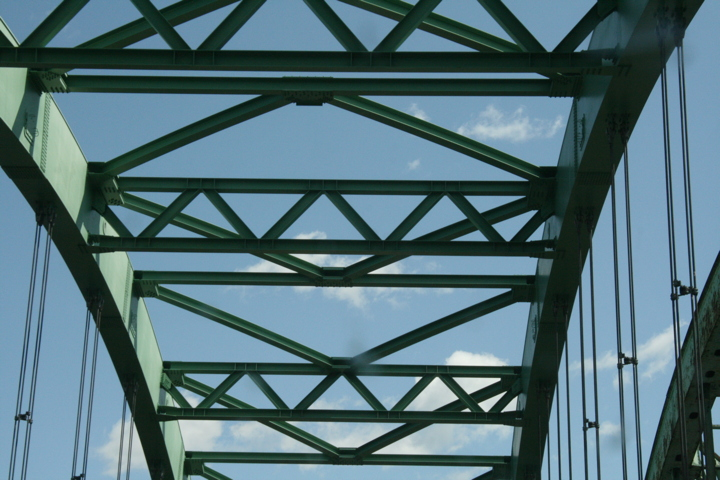
#> input picture lab8/solution/data/green-bridge.jpg, 720 x 480 px
$ python p4.py
#> lines starting #> are read from the running program, lines starting #| are printed output that depends on the picture; long printed decimals are rounded
#--
# p4.py
# find contours in image
# @author: letsios, sklar
# @created: 28 Jan 2021
#--

import numpy as np
import imageio
import matplotlib.pyplot as plt
import skimage.color as color
import skimage.filters as filters
import skimage.measure as measure


#-read image from a file into an image object named 'im'
im = imageio.imread( '../data/green-bridge.jpg' )
#> im is the input picture: shape (480, 720, 3); mean R, G, B 83, 112.2, 120.3

#-convert the image to greyscale
img = color.rgb2gray( im )
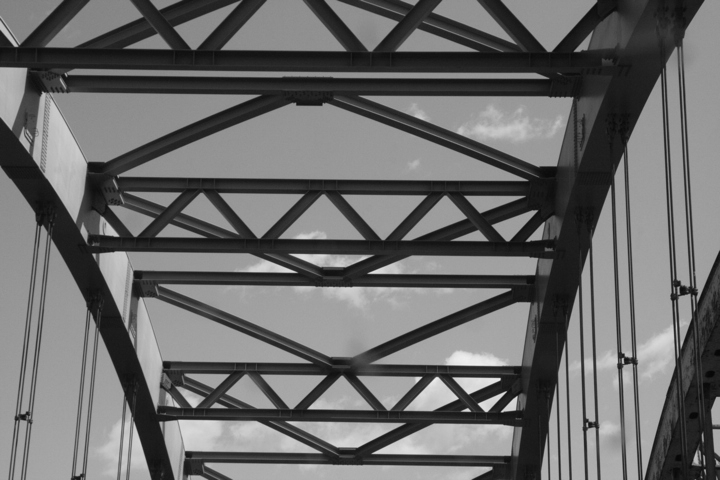
#> img: shape (480, 720) float64; min 0.0244, max 0.943, mean 0.418

#-find a good threshold value
threshold = filters.threshold_otsu( img )
#> threshold = 0.389
print('Otsu method threshold = ', threshold)
#| Otsu method threshold =  0.3888

#-find contours at the threshold value found above
contours = measure.find_contours( img, threshold )
#> contours = 466 point arrays, longest 1301 points

#-plot the results
fig, (ax0, ax1, ax2) = plt.subplots( nrows=1, ncols=3, figsize=(8, 3), sharex=True, sharey=True )

ax0.imshow( im )
ax0.axis( 'off' )
ax0.set_title( 'original image' )

ax1.imshow( img, cmap=plt.cm.gray, interpolation='nearest' )
ax1.axis( 'off' )
ax1.set_title( 'greyscale image' )

for n, contour in enumerate( contours ):
    ax2.plot( contour[:,1], contour[:,0], 'k-', linewidth=2 )
#> this loop made 466 passes
#> contour on pass 5: [[0, 241.3], [0.446, 241], [0, 240.2]]
ax2.axis( 'off' )
ax2.set_title( 'image contours' )

fig.tight_layout()

plt.savefig( '../images/mycontours.png' )
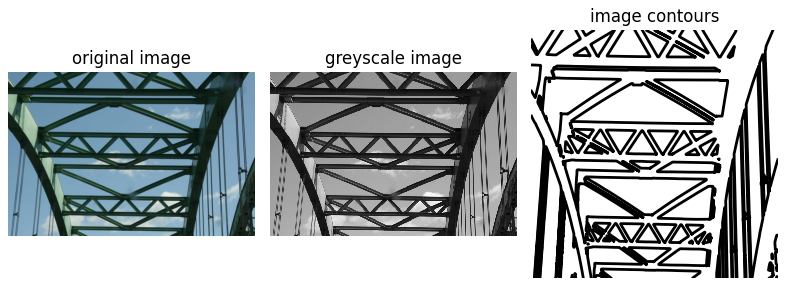
#> figure drawn by matplotlib, 3 panels
plt.show()

$ run again, with lab8/solution/data/apple.jpg copied over lab8/solution/data/green-bridge.jpg
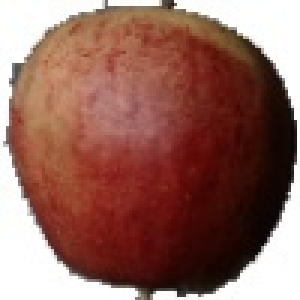
#> input picture lab8/solution/data/apple.jpg, 100 x 100 px (shown 3 times larger)
#> im is the input picture: shape (100, 100, 3); mean R, G, B 147.4, 103.5, 93.8
#> `img = color.rgb2gray( im )`:
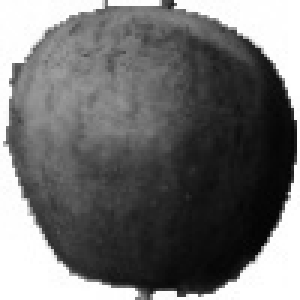
#> img: shape (100, 100) float64 (shown 3 times larger); min 0.012, max 1, mean 0.44
#> threshold = 0.62
#| Otsu method threshold =  0.6198
#> contours = 3 point arrays, longest 199 points
#> the loop `for n, contour in enumerate( contours ):` made 3 passes
#> `plt.savefig( '../images/mycontours.png' )`:
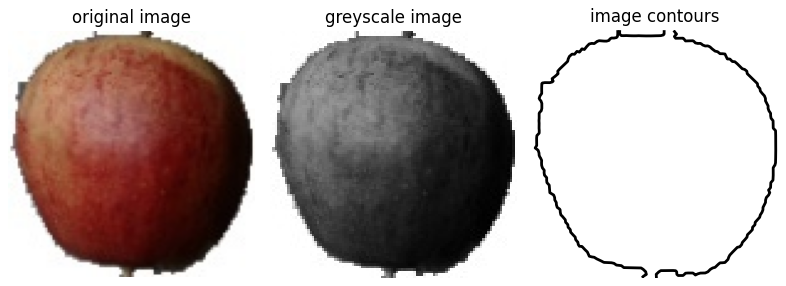
#> figure drawn by matplotlib, 3 panels

$ run again, with lab8/solution/data/buckingham-palace.jpg copied over lab8/solution/data/green-bridge.jpg
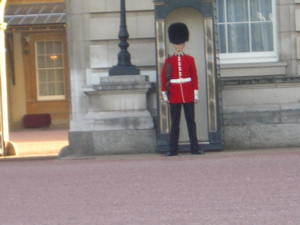
#> input picture lab8/solution/data/buckingham-palace.jpg, 300 x 225 px
#> im is the input picture: shape (225, 300, 3); mean R, G, B 146.1, 135.4, 133.2
#> `img = color.rgb2gray( im )`:
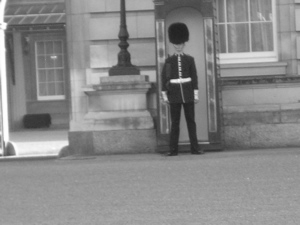
#> img: shape (225, 300) float64; min 0.132, max 0.999, mean 0.539
#> threshold = 0.493
#| Otsu method threshold =  0.493
#> contours = 160 point arrays, longest 995 points
#> the loop `for n, contour in enumerate( contours ):` made 160 passes
#> contour on passes 7, 9: [[0, 236.7], [0.107, 237], [0, 237.2]], [[0, 249.9], [0.969, 250], [0, 250.4]]
#> `plt.savefig( '../images/mycontours.png' )`:
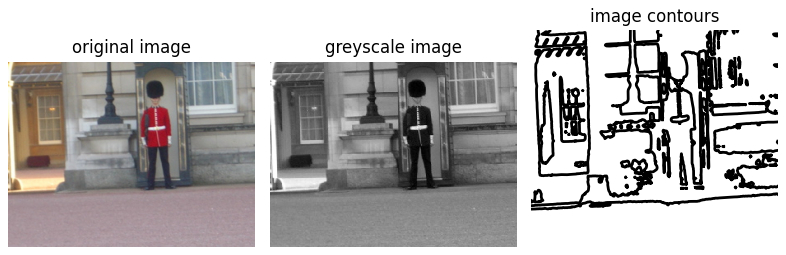
#> figure drawn by matplotlib, 3 panels

$ run again, with lab8/solution/data/grain.jpg copied over lab8/solution/data/green-bridge.jpg
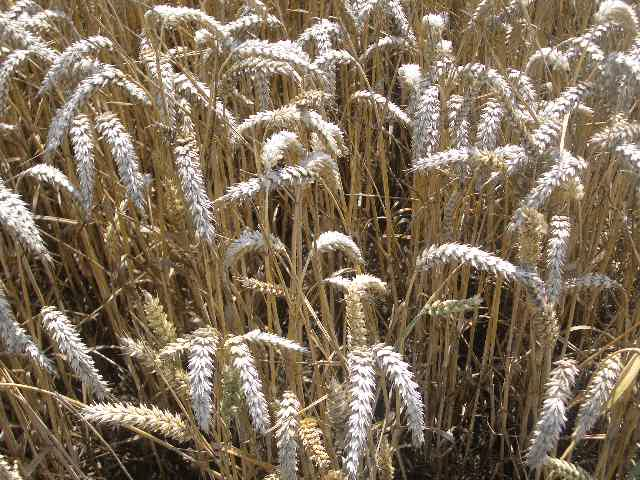
#> input picture lab8/solution/data/grain.jpg, 640 x 480 px
#> im is the input picture: shape (480, 640, 3); mean R, G, B 128.8, 111.9, 90.3
#> `img = color.rgb2gray( im )`:
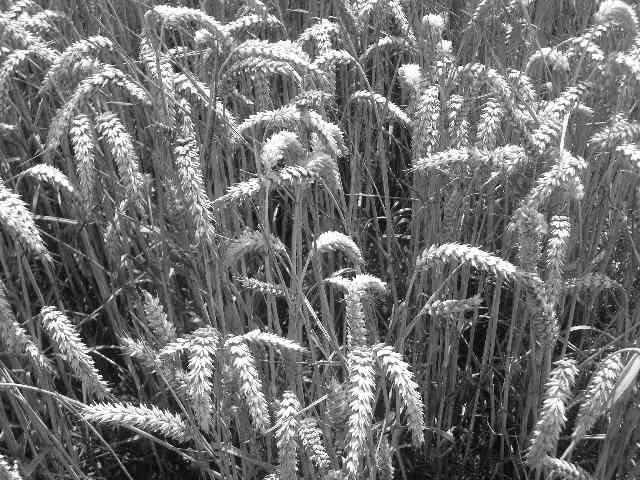
#> img: shape (480, 640) float64; min 0.000833, max 1, mean 0.447
#> threshold = 0.549
#| Otsu method threshold =  0.5492
#> contours = 4769 point arrays, longest 3252 points
#> the loop `for n, contour in enumerate( contours ):` made 4769 passes
#> contour on passes 5, 9, 10: [[0, 84.25], [0.38, 84], [0, 83.41]], [[0, 148.2], [0.202, 148], [0.4, 147], [0, 146]], [[0, 152.3], [0.442, 152], [0, 151.8]]
#> `plt.savefig( '../images/mycontours.png' )`:
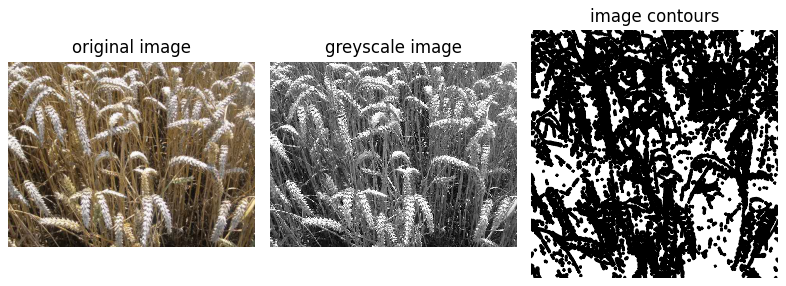
#> figure drawn by matplotlib, 3 panels
